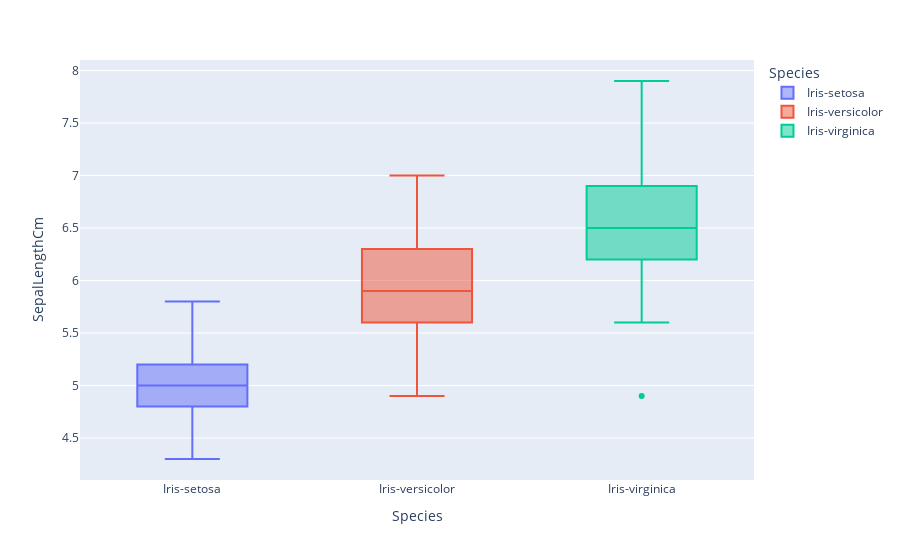

The cell this chart's notebook holds for it:
### Code cell
fig = px.box(data_frame = iris, x = 'Species', y = 'SepalLengthCm', color = 'Species', orientation='v')
fig.show()

### Figure 1 — Plotly figure (JSON) as saved in the notebook; plotly's stock layout.template omitted (floating-point values rounded to 4 significant figures)
{"data": [{"alignmentgroup": "True", "hovertemplate": "Species=%{x}<br>SepalLengthCm=%{y}<extra></extra>", "legendgroup": "Iris-setosa", "marker": {"color": "#636efa"}, "name": "Iris-setosa", "notched": false, "offsetgroup": "Iris-setosa", "orientation": "v", "showlegend": true, "type": "box", "x": ["Iris-setosa", "Iris-setosa", "Iris-setosa", "Iris-setosa", "Iris-setosa", "Iris-setosa", "Iris-setosa", "Iris-setosa", "Iris-setosa", "Iris-setosa", "Iris-setosa", "Iris-setosa", "Iris-setosa", "Iris-setosa", "Iris-setosa", "Iris-setosa", "Iris-setosa", "Iris-setosa", "Iris-setosa", "Iris-setosa", "Iris-setosa", "Iris-setosa", "Iris-setosa", "Iris-setosa", "Iris-setosa", "Iris-setosa", "Iris-setosa", "Iris-setosa", "Iris-setosa", "Iris-setosa", "Iris-setosa", "Iris-setosa", "Iris-setosa", "Iris-setosa", "Iris-setosa", "Iris-setosa", "Iris-setosa", "Iris-setosa", "Iris-setosa", "Iris-setosa", "Iris-setosa", "Iris-setosa", "Iris-setosa", "Iris-setosa", "Iris-setosa", "Iris-setosa", "Iris-setosa", "Iris-setosa", "Iris-setosa", "Iris-setosa"], "x0": " ", "xaxis": "x", "y": [5.1, 4.9, 4.7, 4.6, 5, 5.4, 4.6, 5, 4.4, 4.9, 5.4, 4.8, 4.8, 4.3, 5.8, 5.7, 5.4, 5.1, 5.7, 5.1, 5.4, 5.1, 4.6, 5.1, 4.8, 5, 5, 5.2, 5.2, 4.7, 4.8, 5.4, 5.2, 5.5, 4.9, 5, 5.5, 4.9, 4.4, 5.1, 5, 4.5, 4.4, 5, 5.1, 4.8, 5.1, 4.6, 5.3, 5], "y0": " ", "yaxis": "y"}, {"alignmentgroup": "True", "hovertemplate": "Species=%{x}<br>SepalLengthCm=%{y}<extra></extra>", "legendgroup": "Iris-versicolor", "marker": {"color": "#EF553B"}, "name": "Iris-versicolor", "notched": false, "offsetgroup": "Iris-versicolor", "orientation": "v", "showlegend": true, "type": "box", "x": ["Iris-versicolor", "Iris-versicolor", "Iris-versicolor", "Iris-versicolor", "Iris-versicolor", "Iris-versicolor", "Iris-versicolor", "Iris-versicolor", "Iris-versicolor", "Iris-versicolor", "Iris-versicolor", "Iris-versicolor", "Iris-versicolor", "Iris-versicolor", "Iris-versicolor", "Iris-versicolor", "Iris-versicolor", "Iris-versicolor", "Iris-versicolor", "Iris-versicolor", "Iris-versicolor", "Iris-versicolor", "Iris-versicolor", "Iris-versicolor", "Iris-versicolor", "Iris-versicolor", "Iris-versicolor", "Iris-versicolor", "Iris-versicolor", "Iris-versicolor", "Iris-versicolor", "Iris-versicolor", "Iris-versicolor", "Iris-versicolor", "Iris-versicolor", "Iris-versicolor", "Iris-versicolor", "Iris-versicolor", "Iris-versicolor", "Iris-versicolor", "Iris-versicolor", "Iris-versicolor", "Iris-versicolor", "Iris-versicolor", "Iris-versicolor", "Iris-versicolor", "Iris-versicolor", "Iris-versicolor", "Iris-versicolor", "Iris-versicolor"], "x0": " ", "xaxis": "x", "y": [7, 6.4, 6.9, 5.5, 6.5, 5.7, 6.3, 4.9, 6.6, 5.2, 5, 5.9, 6, 6.1, 5.6, 6.7, 5.6, 5.8, 6.2, 5.6, 5.9, 6.1, 6.3, 6.1, 6.4, 6.6, 6.8, 6.7, 6, 5.7, 5.5, 5.5, 5.8, 6, 5.4, 6, 6.7, 6.3, 5.6, 5.5, 5.5, 6.1, 5.8, 5, 5.6, 5.7, 5.7, 6.2, 5.1, 5.7], "y0": " ", "yaxis": "y"}, {"alignmentgroup": "True", "hovertemplate": "Species=%{x}<br>SepalLengthCm=%{y}<extra></extra>", "legendgroup": "Iris-virginica", "marker": {"color": "#00cc96"}, "name": "Iris-virginica", "notched": false, "offsetgroup": "Iris-virginica", "orientation": "v", "showlegend": true, "type": "box", "x": ["Iris-virginica", "Iris-virginica", "Iris-virginica", "Iris-virginica", "Iris-virginica", "Iris-virginica", "Iris-virginica", "Iris-virginica", "Iris-virginica", "Iris-virginica", "Iris-virginica", "Iris-virginica", "Iris-virginica", "Iris-virginica", "Iris-virginica", "Iris-virginica", "Iris-virginica", "Iris-virginica", "Iris-virginica", "Iris-virginica", "Iris-virginica", "Iris-virginica", "Iris-virginica", "Iris-virginica", "Iris-virginica", "Iris-virginica", "Iris-virginica", "Iris-virginica", "Iris-virginica", "Iris-virginica", "Iris-virginica", "Iris-virginica", "Iris-virginica", "Iris-virginica", "Iris-virginica", "Iris-virginica", "Iris-virginica", "Iris-virginica", "Iris-virginica", "Iris-virginica", "Iris-virginica", "Iris-virginica", "Iris-virginica", "Iris-virginica", "Iris-virginica", "Iris-virginica", "Iris-virginica", "Iris-virginica", "Iris-virginica", "Iris-virginica"], "x0": " ", "xaxis": "x", "y": [6.3, 5.8, 7.1, 6.3, 6.5, 7.6, 4.9, 7.3, 6.7, 7.2, 6.5, 6.4, 6.8, 5.7, 5.8, 6.4, 6.5, 7.7, 7.7, 6, 6.9, 5.6, 7.7, 6.3, 6.7, 7.2, 6.2, 6.1, 6.4, 7.2, 7.4, 7.9, 6.4, 6.3, 6.1, 7.7, 6.3, 6.4, 6, 6.9, 6.7, 6.9, 5.8, 6.8, 6.7, 6.7, 6.3, 6.5, 6.2, 5.9], "y0": " ", "yaxis": "y"}], "layout": {"boxmode": "overlay", "legend": {"title": {"text": "Species"}, "tracegroupgap": 0}, "margin": {"t": 60}, "xaxis": {"anchor": "y", "categoryarray": ["Iris-setosa", "Iris-versicolor", "Iris-virginica"], "categoryorder": "array", "domain": [0, 1], "title": {"text": "Species"}}, "yaxis": {"anchor": "x", "domain": [0, 1], "title": {"text": "SepalLengthCm"}}}}
